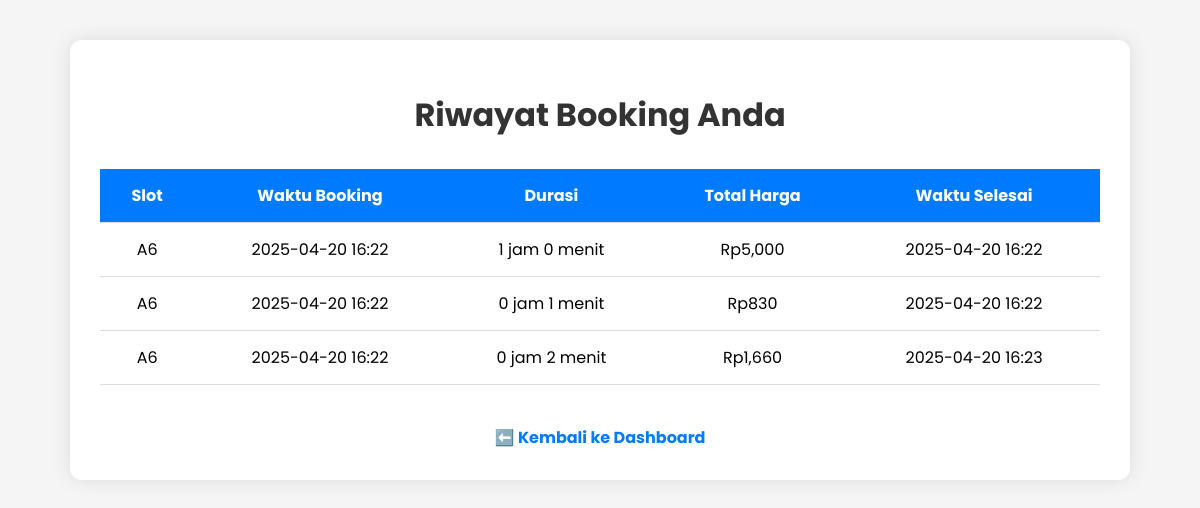
Screenshot of /history (signed in) with the database file from the repository.
### tables this page shows
CREATE TABLE booking_history (
            id INTEGER PRIMARY KEY AUTOINCREMENT,
            user_id INTEGER,
            slot_id TEXT,
            booking_time TEXT,
            duration INTEGER,
            total_price INTEGER,
            end_time TEXT,
            FOREIGN KEY (user_id) REFERENCES users (id)
        );

### app.py (the view)
@app.route('/history')
def user_history():
    if 'user_id' not in session:
        flash('Silakan login untuk melihat riwayat.', 'danger')
        return redirect(url_for('login'))
    conn = get_db_connection()
    try:
        data = conn.execute('''
            SELECT slot_id, booking_time, duration, total_price, end_time
            FROM booking_history
            WHERE user_id = ?
            ORDER BY booking_time DESC
        ''', (session['user_id'],)).fetchall()
        history = []
        for b in data:
            history.append({
                'slot_id': b['slot_id'],
                'booking_time': b['booking_time'],
                'duration': b['duration'],
                'total_price': b['total_price'],
                'end_time': b['end_time'],
            })
    except Exception as e:
        logger.error(f"Error user_history: {e}")
        flash('Gagal memuat riwayat.', 'danger')
        history = []
    finally:
        conn.close()
    return render_template('user_history.html', history=history)

### app.py (called while the page is built)
@app.template_filter('format_number')
def format_number(value):
    try:
        return "{:,}".format(int(value))
    except (ValueError, TypeError):
        return str(value)

### db.py (called while the page is built)
def get_db_connection():
    try:
        conn = sqlite3.connect(DATABASE)
        conn.row_factory = sqlite3.Row
        logger.debug("Database connection established")
        return conn
    except Exception as e:
        logger.error(f"Error connecting to database: {e}")
        raise

### templates/user_history.html (shortened to what this page needs)
<!DOCTYPE html>
<html lang="en">
<head>
</head>
<body>
  <div class="container">
    <h1>Riwayat Booking Anda</h1>
    {% if history %}
    <table>
      <thead>
        <tr>
          <th>Slot</th>
          <th>Waktu Booking</th>
          <th>Durasi</th>
          <th>Total Harga</th>
          <th>Waktu Selesai</th>
        </tr>
      </thead>
      <tbody>
        {% for booking in history %}
        <tr>
          <td>{{ booking.slot_id }}</td>
          <td>{{ booking.booking_time }}</td>
          <td>{{ (booking.duration // 60) }} jam {{ (booking.duration % 60) }} menit</td>
          <td>Rp{{ booking.total_price | format_number }}</td>
          <td>{{ booking.end_time }}</td>
        </tr>
        {% endfor %}
      </tbody>
    </table>
    {% else %}
      <div class="no-history">Belum ada riwayat booking.</div>
    {% endif %}
    <div class="nav">
      <a href="{{ url_for('dashboard') }}">⬅️ Kembali ke Dashboard</a>
    </div>
  </div>
</body>
</html>

### templates/user_history.html (style rules this page uses)
body { font-family: 'Poppins', sans-serif; margin: 0; background-color: #f5f5f5; }
.container { max-width: 1000px; margin: 40px auto; background-color: white; padding: 30px; border-radius: 12px; box-shadow: 0 0 20px rgba(0,0,0,0.1); }
h1 { text-align: center; margin-bottom: 30px; color: #333; }
table { width: 100%; border-collapse: collapse; }
th, td { padding: 14px 16px; border-bottom: 1px solid #ddd; text-align: center; }
th { background-color: #007bff; color: white; }
.nav { margin-top: 40px; display: flex; justify-content: center; align-items: center; gap: 20px; }
.nav a { color: #007bff; text-decoration: none; font-weight: bold; font-size: 16px; }

### rows the page displays
booking_history: slot_id "A6", booking_time "2025-04-20 16:22", duration "1", (booking.duration%60) "0", total_price "5,000", end_time "2025-04-20 16:22"
booking_history: slot_id "A6", booking_time "2025-04-20 16:22", duration "0", (booking.duration%60) "1", total_price "830", end_time "2025-04-20 16:22"
booking_history: slot_id "A6", booking_time "2025-04-20 16:22", duration "0", (booking.duration%60) "2", total_price "1,660", end_time "2025-04-20 16:23"
